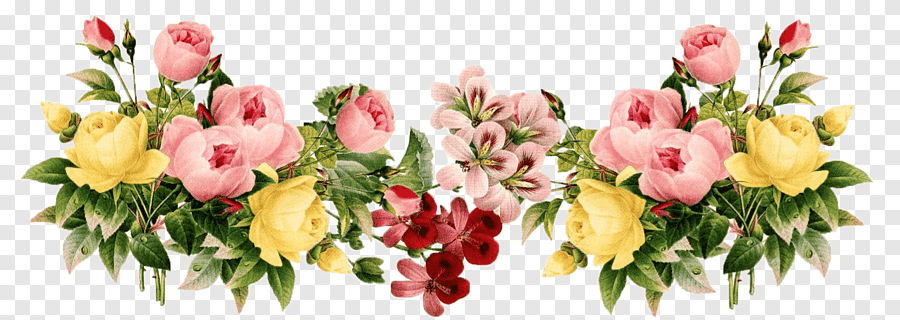
//> input picture OoenCVProject1/Resources/flower.png, 900 x 320 px
$ ./Chapter4   (built with g++ and OpenCV 4)
//> lines starting //> are read from the running program, lines starting //| are printed output that depends on the picture; after the words box and inside, x2 and y2 are one past the last pixel; in counts of white or black regions, pixels touching at a corner belong together
#include <opencv2/imgcodecs.hpp>
#include <opencv2/highgui.hpp>
#include <opencv2/imgproc.hpp>
#include <iostream>

using namespace cv;
using namespace std;

//////// Color Detection ////////

Mat imgHSV,mask;
int hmin = 0, smin = 110, vmin = 153;
int hmax = 19, smax = 240, vmax = 255;

 void main() {

    string path = "Resources/flower.png";
    Mat img = imread(path);
//> img is the input picture: 320 rows x 900 cols, CV_8UC3; mean B, G, R 169.1, 193.1, 207.8

  cvtColor(img, imgHSV, COLOR_BGR2HSV);
//> imgHSV: 320 rows x 900 cols, CV_8UC3; mean H, S, V 14.9, 66.8, 211

  Scalar lower(hmin, smin, vmin);
  Scalar upper(hmax, smax, vmax);
  inRange(imgHSV, lower, upper, mask);
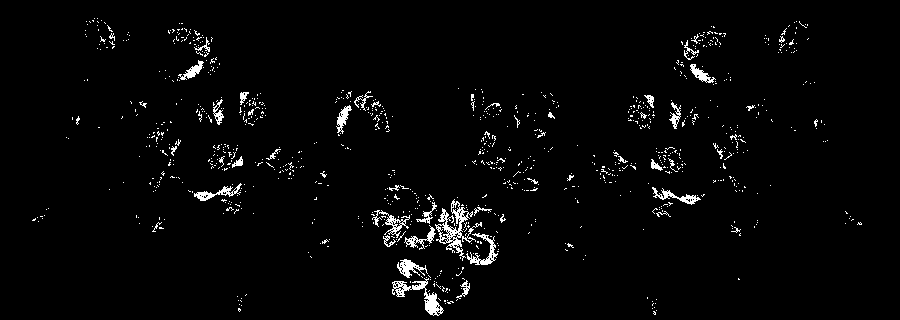
//> mask: 320 rows x 900 cols, CV_8UC1; 2.6% white in thin lines or dots, all inside (x1, y1, x2, y2) = (32, 18, 862, 316)

    imshow("Image", img);
    imshow("Image HSV", imgHSV);
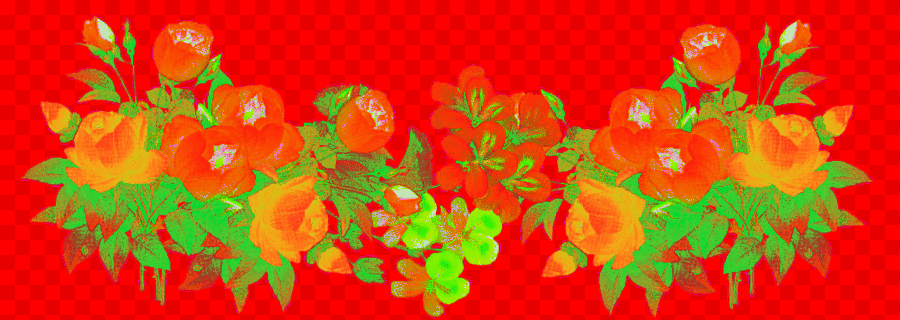
//> window 'Image HSV': 320 rows x 900 cols, CV_8UC3; mean B, G, R 14.9, 66.8, 211
    imshow("Image Mask", mask);
  waitKey(0);

}

$ run again, with OoenCVProject1/Resources/Labmates.jpg saved as OoenCVProject1/Resources/flower.png
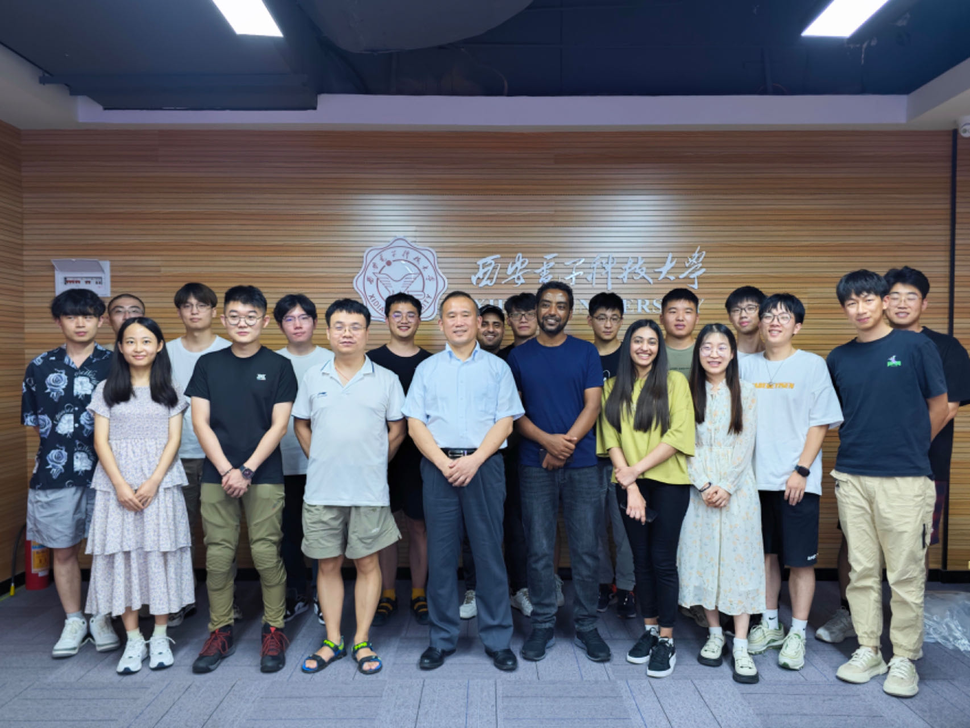
//> input picture OoenCVProject1/Resources/Labmates.jpg, 970 x 728 px, shrunk from 1706 x 1280 before the run
//> img is the input picture: 728 rows x 970 cols, CV_8UC3; mean B, G, R 111, 103.4, 102.6
//> imgHSV: 728 rows x 970 cols, CV_8UC3; mean H, S, V 79.1, 83.9, 123.8
//> `inRange(imgHSV, lower, upper, mask);`:
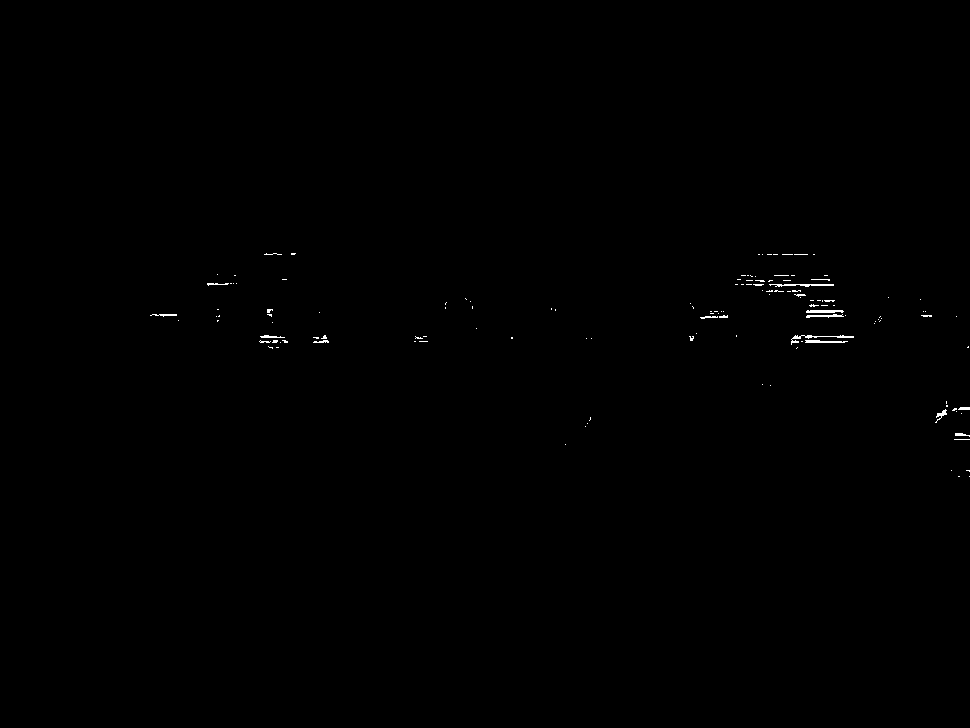
//> mask: 728 rows x 970 cols, CV_8UC1; 0.21% white in thin lines or dots, all inside (x1, y1, x2, y2) = (150, 253, 970, 477)
//> `imshow("Image HSV", imgHSV);`:
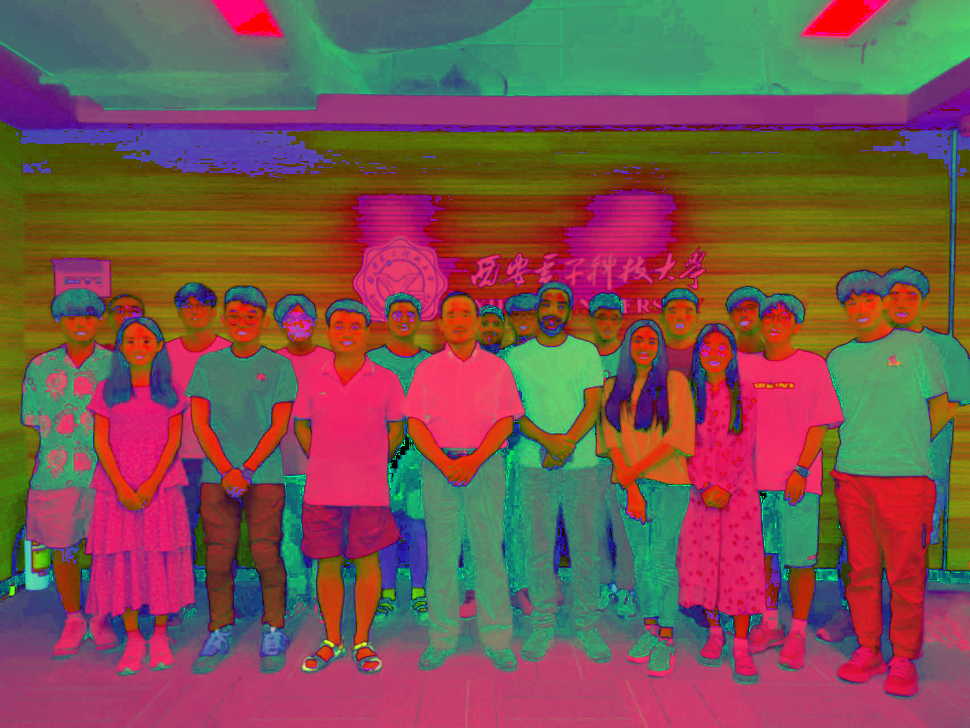
//> window 'Image HSV': 728 rows x 970 cols, CV_8UC3; mean B, G, R 79.1, 83.9, 123.8
